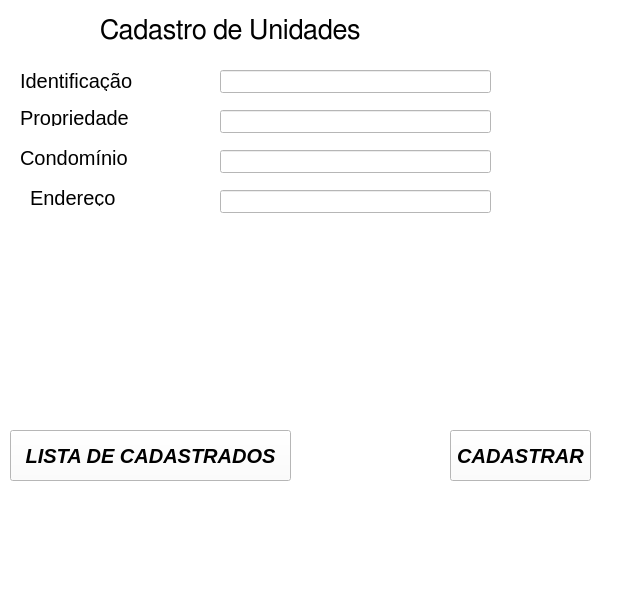
<?xml version="1.0" encoding="UTF-8"?>
<ui version="4.0">
 <class>Formulario</class>
 <widget class="QMainWindow" name="Formulario">
  <property name="geometry">
   <rect>
    <x>0</x>
    <y>0</y>
    <width>638</width>
    <height>600</height>
   </rect>
  </property>
  <property name="windowTitle">
   <string>Inscrição</string>
  </property>
  <property name="styleSheet">
   <string notr="true">background-color: rgb(255, 255, 255);</string>
  </property>
  <widget class="QWidget" name="centralwidget">
   <widget class="QLabel" name="label">
    <property name="geometry">
     <rect>
      <x>100</x>
      <y>10</y>
      <width>261</width>
      <height>41</height>
     </rect>
    </property>
    <property name="font">
     <font>
      <family>FreeSans</family>
      <pointsize>20</pointsize>
     </font>
    </property>
    <property name="text">
     <string>Cadastro de Unidades</string>
    </property>
   </widget>
   <widget class="QLabel" name="label_2">
    <property name="geometry">
     <rect>
      <x>20</x>
      <y>70</y>
      <width>131</width>
      <height>21</height>
     </rect>
    </property>
    <property name="font">
     <font>
      <pointsize>15</pointsize>
     </font>
    </property>
    <property name="text">
     <string>Identificação</string>
    </property>
    <property name="indent">
     <number>0</number>
    </property>
   </widget>
   <widget class="QLabel" name="label_3">
    <property name="geometry">
     <rect>
      <x>20</x>
      <y>110</y>
      <width>141</width>
      <height>16</height>
     </rect>
    </property>
    <property name="font">
     <font>
      <pointsize>15</pointsize>
     </font>
    </property>
    <property name="text">
     <string>Propriedade</string>
    </property>
   </widget>
   <widget class="QLabel" name="label_4">
    <property name="geometry">
     <rect>
      <x>20</x>
      <y>150</y>
      <width>131</width>
      <height>16</height>
     </rect>
    </property>
    <property name="font">
     <font>
      <pointsize>15</pointsize>
     </font>
    </property>
    <property name="text">
     <string>Condomínio</string>
    </property>
   </widget>
   <widget class="QLabel" name="label_5">
    <property name="geometry">
     <rect>
      <x>30</x>
      <y>190</y>
      <width>111</width>
      <height>16</height>
     </rect>
    </property>
    <property name="font">
     <font>
      <pointsize>15</pointsize>
     </font>
    </property>
    <property name="text">
     <string>Endereço</string>
    </property>
   </widget>
   <widget class="QLineEdit" name="lineEdit">
    <property name="geometry">
     <rect>
      <x>220</x>
      <y>70</y>
      <width>271</width>
      <height>23</height>
     </rect>
    </property>
    <property name="font">
     <font>
      <pointsize>12</pointsize>
     </font>
    </property>
   </widget>
   <widget class="QLineEdit" name="lineEdit_2">
    <property name="geometry">
     <rect>
      <x>220</x>
      <y>110</y>
      <width>271</width>
      <height>23</height>
     </rect>
    </property>
    <property name="font">
     <font>
      <pointsize>12</pointsize>
     </font>
    </property>
   </widget>
   <widget class="QLineEdit" name="lineEdit_3">
    <property name="geometry">
     <rect>
      <x>220</x>
      <y>150</y>
      <width>271</width>
      <height>23</height>
     </rect>
    </property>
    <property name="font">
     <font>
      <pointsize>12</pointsize>
     </font>
    </property>
   </widget>
   <widget class="QLineEdit" name="lineEdit_4">
    <property name="geometry">
     <rect>
      <x>220</x>
      <y>190</y>
      <width>271</width>
      <height>23</height>
     </rect>
    </property>
    <property name="font">
     <font>
      <pointsize>12</pointsize>
     </font>
    </property>
   </widget>
   <widget class="QPushButton" name="pushButton">
    <property name="geometry">
     <rect>
      <x>450</x>
      <y>430</y>
      <width>141</width>
      <height>51</height>
     </rect>
    </property>
    <property name="font">
     <font>
      <pointsize>15</pointsize>
      <weight>75</weight>
      <italic>true</italic>
      <bold>true</bold>
     </font>
    </property>
    <property name="text">
     <string>CADASTRAR</string>
    </property>
   </widget>
   <widget class="QPushButton" name="pushButton_2">
    <property name="geometry">
     <rect>
      <x>10</x>
      <y>430</y>
      <width>281</width>
      <height>51</height>
     </rect>
    </property>
    <property name="font">
     <font>
      <pointsize>15</pointsize>
      <weight>75</weight>
      <italic>true</italic>
      <bold>true</bold>
     </font>
    </property>
    <property name="text">
     <string>LISTA DE CADASTRADOS</string>
    </property>
   </widget>
  </widget>
  <widget class="QMenuBar" name="menubar">
   <property name="geometry">
    <rect>
     <x>0</x>
     <y>0</y>
     <width>638</width>
     <height>20</height>
    </rect>
   </property>
  </widget>
  <widget class="QStatusBar" name="statusbar"/>
 </widget>
 <resources/>
 <connections/>
</ui>
